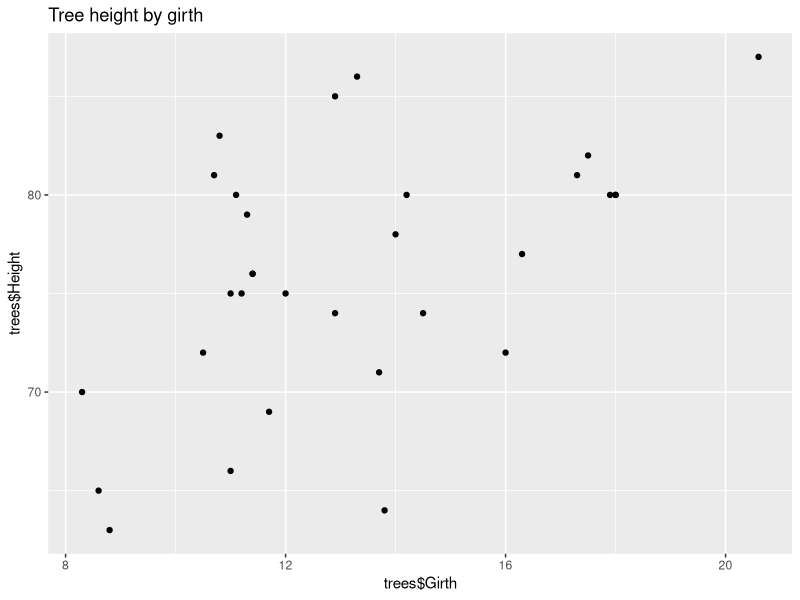
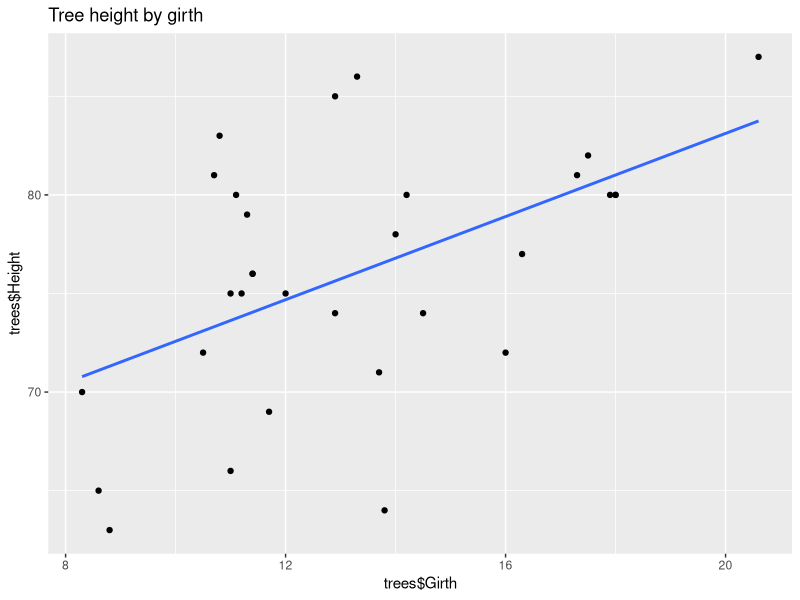
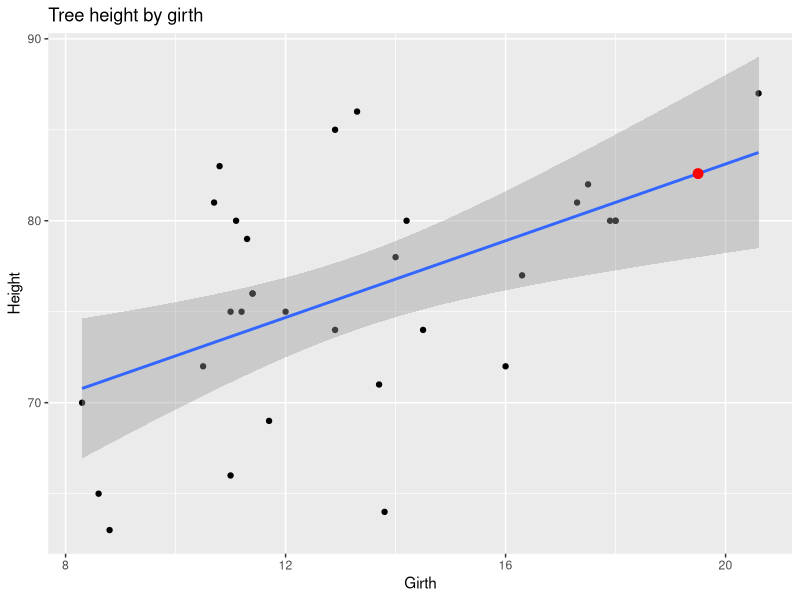
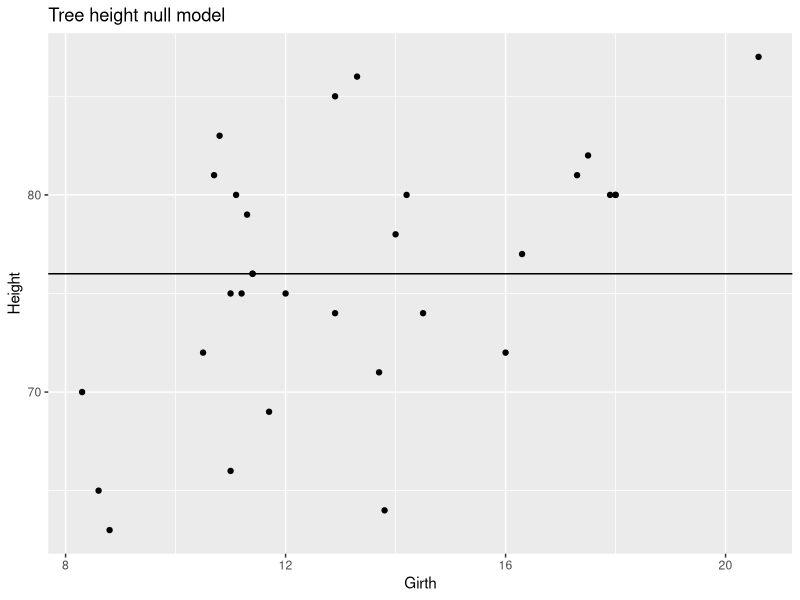
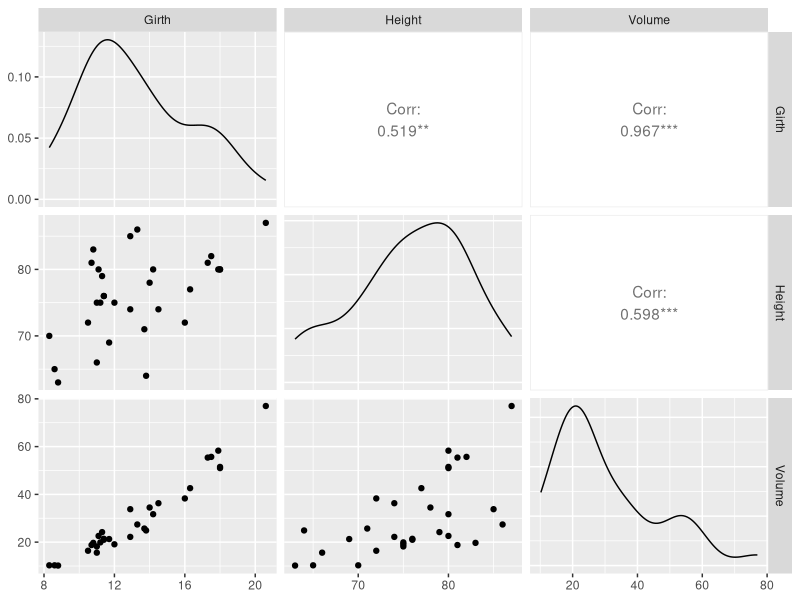

Write the R code that produced these figures, in order.

library(tidyverse)
library(lubridate)
library(broom)
library(GGally)

data(trees)
glimpse(trees)

ggplot(trees, aes(x = trees$Girth, y = trees$Height)) +
  geom_point() +
  labs(title = "Tree height by girth")

ggplot(trees, aes(x = trees$Girth, y = trees$Height)) +
  geom_point() +
  stat_smooth(method = "lm", se = FALSE) +
  labs(title = "Tree height by girth")

lm_trees <- lm(Height ~ Girth, data=trees)
lm_trees
summary(lm_trees)
coef(lm_trees)

fitted_trees <- fitted.values(lm_trees)
fitted_trees

residual_trees <- residuals(lm_trees)
residual_trees

lm_matrix_trees <- broom::augment(lm_trees)
head(lm_matrix_trees)

lm_matrix_trees %>%
  arrange(desc(.resid)) %>%
  head()

lm_matrix_trees$.resid_abs <- abs(lm_matrix_trees$.resid)

lm_matrix_trees %>%
  arrange(desc(.resid_abs)) %>%
  head()

trees %>% filter(Girth == 13.8)

head(lm_trees)
new_trees <- data.frame("Girth" = 19.5)
new_trees
predict(lm_trees, newdata=new_trees)
mytree <- broom::augment(lm_trees, newdata=new_trees)
mytree

ggplot(data = trees, 
  aes(x = Girth, y = Height)) +
  geom_point() + 
  geom_smooth(method = "lm") +
  geom_point(data = mytree, 
             aes(y = .fitted), 
             size = 3, 
             color = "red")+
  labs(title="Tree height by girth")

tree_null <- lm(Height ~ 1, data = trees)

mean_height <- mean(trees$Height)

ggplot(data = trees, 
  aes(x = Girth, y = Height)) +
  geom_point() +
  geom_hline(yintercept=mean_height) +
  labs(title="Tree height null model")

summary(lm_trees)

ggpairs(data = trees, columns=1:3)
